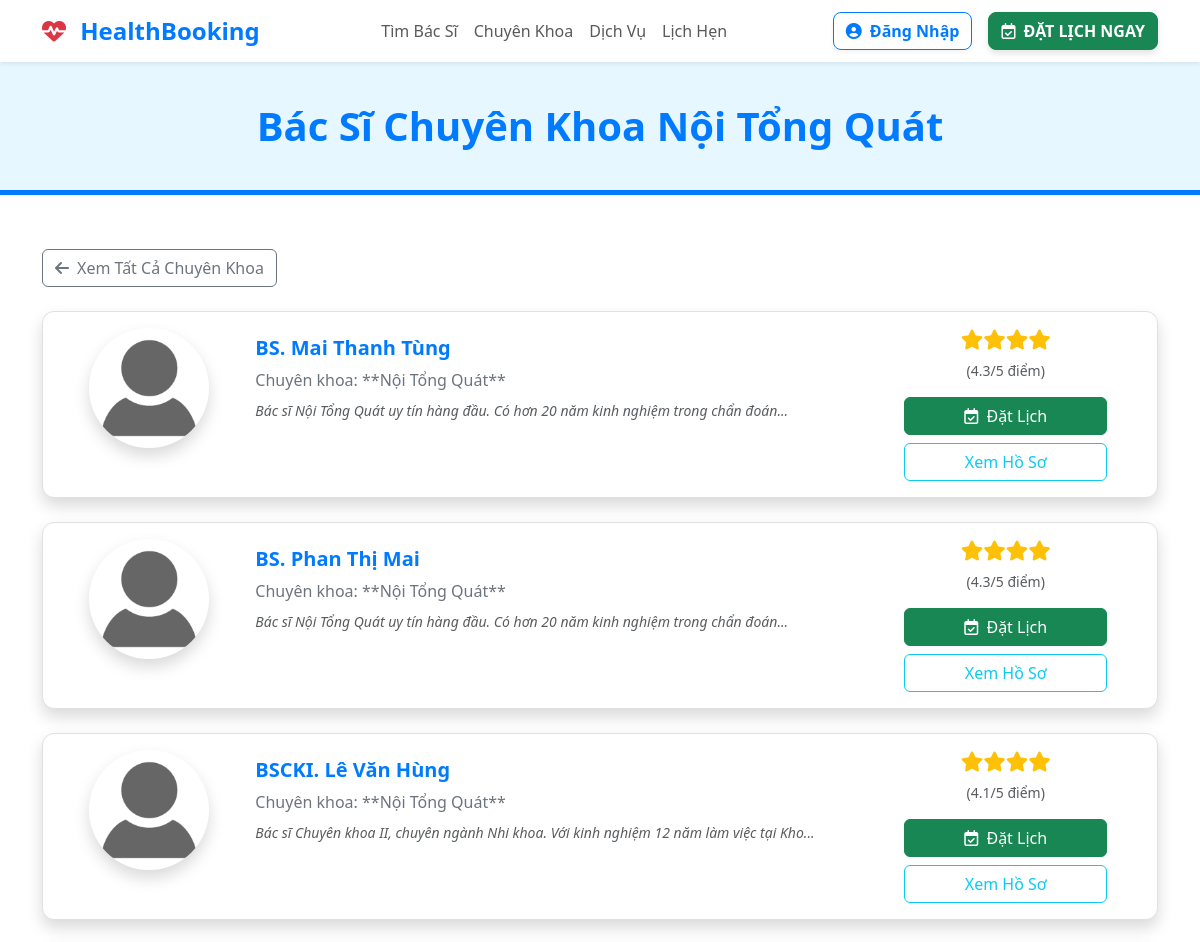
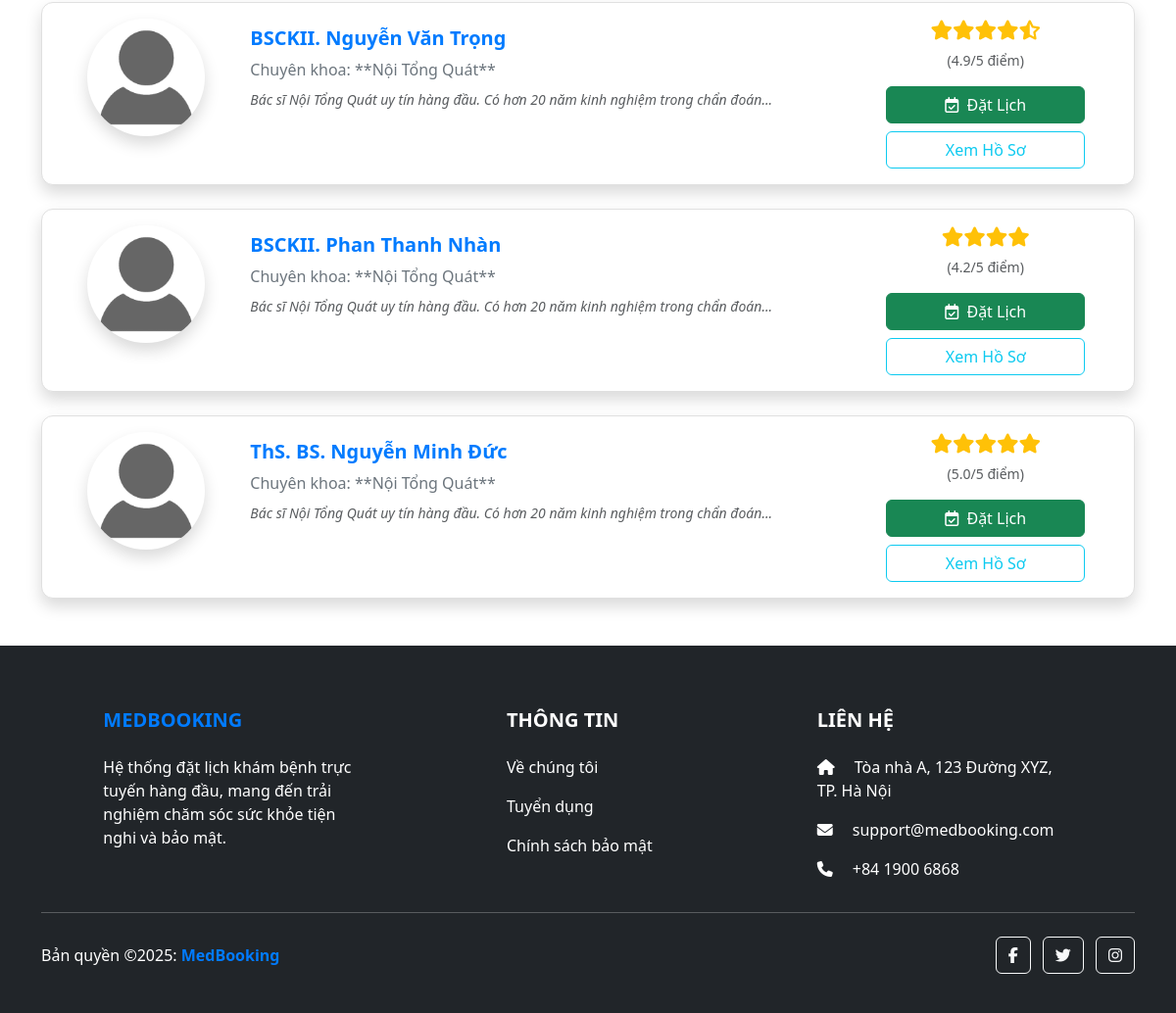
Page /chuyen-khoa.php?dept=Nội+Tổng+Quát on the committed database (2 pictures, top to bottom).
### tables this page shows
CREATE TABLE `doctors` (
  `doctor_id` int(11) NOT NULL,
  `full_name` varchar(150) NOT NULL,
  `license_code` varchar(50) NOT NULL DEFAULT 'BS000000',
  `date_of_birth` date DEFAULT NULL,
  `phone_number` varchar(20) DEFAULT NULL,
  `email` varchar(100) DEFAULT NULL,
  `login_id` varchar(255) DEFAULT NULL,
  `profile_picture` varchar(255) DEFAULT NULL,
  `password_hash` varchar(255) DEFAULT NULL COMMENT 'Mã băm mật khẩu cho việc đăng nhập hệ thống',
  `department_id` int(11) NOT NULL,
  `license_number` varchar(50) DEFAULT NULL,
  `biography` text DEFAULT NULL,
  `status` enum('ACTIVE','INACTIVE','ON_LEAVE') DEFAULT 'ACTIVE',
  `created_at` timestamp NOT NULL DEFAULT current_timestamp(),
  `experience_years` int(11) DEFAULT 0,
  `education` varchar(255) DEFAULT NULL,
  `working_location` varchar(255) DEFAULT NULL
);

CREATE TABLE `departments` (
  `department_id` int(11) NOT NULL,
  `department_name` varchar(100) NOT NULL,
  `icon_class` varchar(50) DEFAULT NULL,
  `description` text DEFAULT NULL
);

### chuyen-khoa.php (the view, shortened to what this page needs)
<?php require_once 'includes/logic_chuyen_khoa.php'; ?>
<!DOCTYPE html>
<html lang="vi">
<head>
    <link href="https://cdn.jsdelivr.net/npm/bootstrap@5.3.3/dist/css/bootstrap.min.css" rel="stylesheet">
    <link rel="stylesheet" href="https://cdnjs.cloudflare.com/ajax/libs/font-awesome/6.5.2/css/all.min.css">
    <link href="css/chuyen_khoa.css" rel="stylesheet">
</head>
<body>
    <?php include 'includes/header.php'; ?>
    <main>
        <section class="page-header-banner">
            <div class="container">
                <h1 class="fw-bolder text-primary text-center mb-0"><?php echo $page_title; ?></h1>
            </div>
        </section>
        <div class="container py-4">
            <?php if ($selected_department): ?>
                <a href="chuyen-khoa.php" class="btn btn-outline-secondary mb-4"><i class="fas fa-arrow-left me-2"></i>Xem
                    Tất Cả Chuyên Khoa</a>
                <div class="row">
                    <?php if (!empty($doctors_by_department)): ?>
                        <?php foreach ($doctors_by_department as $doctor): ?>
                            <div class="col-12 mb-4">
                                <div class="card doctor-card shadow p-3">
                                    <div class="row g-0">
                                        <div class="col-md-2 text-center">
                                            <img src="<?php echo htmlspecialchars($doctor['image']); ?>"
                                                class="rounded-circle shadow doctor-avatar mb-3 mb-md-0"
                                                alt="<?php echo htmlspecialchars($doctor['full_name']); ?>">
                                        </div>
                                        <div class="col-md-7">
                                            <div class="card-body py-0 py-md-2">
                                                <a href="chi-tiet-bac-si.php?id=<?php echo $doctor['doctor_id']; ?>"
                                                    class="text-decoration-none text-dark">
                                                    <h5 class="card-title fw-bold text-primary">
                                                        <?php echo htmlspecialchars($doctor['full_name']); ?>
                                                    </h5>
                                                </a>
                                                <p class="card-text text-secondary mb-1">Chuyên khoa:
                                                    **<?php echo htmlspecialchars($doctor['department_name']); ?>**</p>
                                                <p class="card-text small text-muted fst-italic mt-2">
                                                    <?php echo htmlspecialchars($doctor['short_bio']); ?>
                                                </p>
                                            </div>
                                        </div>
                                        <div
                                            class="col-md-3 text-center d-flex flex-column justify-content-center align-items-center">
                                            <p class="text-warning h5 mb-2">
                                                <?php echo render_stars($doctor['rating']); ?>
                                            </p>
                                            <p class="small text-muted mb-3">(<?php echo number_format($doctor['rating'], 1); ?>/5
                                                điểm)</p>
                                            <a href="dat-lich.php?id=<?php echo $doctor['doctor_id']; ?>"
                                                class="btn btn-success w-75 mb-2">
                                                <i class="far fa-calendar-check me-1"></i> Đặt Lịch
                                            </a>
                                            <a href="chi-tiet-bac-si.php?id=<?php echo $doctor['doctor_id']; ?>"
                                                class="btn btn-outline-info w-75">Xem Hồ Sơ</a>
                                        </div>
                                    </div>
                                </div>
                            </div>
                        <?php endforeach; ?>
                    <?php else: ?>
                        <p class="alert alert-warning text-center">Hiện chưa có bác sĩ nào đang hoạt động trong chuyên khoa này.
                        </p>
                    <?php endif; ?>
                </div>
            <?php endif; ?>
        </div>
    </main>
    <?php include 'includes/footer.php'; ?>
</body>
</html>

### includes/logic_chuyen_khoa.php (shortened to what this page needs)
<?php
function render_stars(float $rating): string
{
    $html = '';
    $full_stars = floor($rating);
    $has_half = ($rating - $full_stars) >= 0.5;
    $empty_stars = 5 - ceil($rating);
    for ($i = 0; $i < $full_stars; $i++) {
        $html .= '<i class="fas fa-star"></i>';
    }
    if ($has_half) {
        $html .= '<i class="fas fa-star-half-alt"></i>';
    }
    for ($i = 0; $i < $empty_stars; $i++) {
        $html .= '<i class="far fa-star"></i>';
    }
    return $html;
}
$selected_department = $_GET['dept'] ?? null;
$default_avatar = './img/no_avatar.png';
global $pdo;
if ($selected_department) {
    $page_title = "Bác Sĩ Chuyên Khoa " . $selected_department;
    $sql_doctors = "
        SELECT
            D.doctor_id,
            D.full_name,
            D.profile_picture,
            D.biography,
            T.department_name
        FROM Doctors D
        JOIN Departments T ON D.department_id = T.department_id
        WHERE T.department_name = :dept_name AND D.status = 'ACTIVE'
        ORDER BY D.full_name ASC
    ";
    $stmt_doctors = $pdo->prepare($sql_doctors);
    $stmt_doctors->execute([':dept_name' => $selected_department]);
    $doctors_by_department = $stmt_doctors->fetchAll();
    foreach ($doctors_by_department as $key => $doctor) {
        $image_path = $doctor['profile_picture'];
        if (empty($image_path)) {
            $image_path = $default_avatar;
        }
        $doctors_by_department[$key]['image'] = $image_path;
        $doctors_by_department[$key]['rating'] = round(rand(40, 50) / 10, 1);
        $doctors_by_department[$key]['short_bio'] = substr($doctor['biography'], 0, 100) . '...';
    }
}
?>

### css/chuyen_khoa.css (style rules this page uses)
.page-header-banner { background-color: #e6f7ff; padding: 40px 0; margin-bottom: 30px; border-bottom: 5px solid #007bff; }
.dept-card, .doctor-card { border-radius: 12px; transition: transform 0.3s, box-shadow 0.3s; border: 1px solid #e0e0e0; background-color: #ffffff; }
.doctor-avatar { width: 120px; height: 120px; object-fit: cover; }
.text-primary { color: #007bff !important; }

### rows in the picture
doctors: full_name "BS. Mai Thanh Tùng", department.department_name "Nội Tổng Quát", short_bio "Bác sĩ Nội Tổng Quát uy tín hàng đầu. Có hơn 20 năm kinh nghiệm trong chẩn đoán...", rating "4.3"
doctors: full_name "BS. Phan Thị Mai", department.department_name "Nội Tổng Quát", short_bio "Bác sĩ Nội Tổng Quát uy tín hàng đầu. Có hơn 20 năm kinh nghiệm trong chẩn đoán...", rating "4.3"
doctors: full_name "BSCKI. Lê Văn Hùng", department.department_name "Nội Tổng Quát", short_bio "Bác sĩ Chuyên khoa II, chuyên ngành Nhi khoa. Với kinh nghiệm 12 năm làm việc tại Kho...", rating "4.1"
doctors: full_name "BSCKII. Nguyễn Văn Trọng", department.department_name "Nội Tổng Quát", short_bio "Bác sĩ Nội Tổng Quát uy tín hàng đầu. Có hơn 20 năm kinh nghiệm trong chẩn đoán...", rating "4.9"
doctors: full_name "BSCKII. Phan Thanh Nhàn", department.department_name "Nội Tổng Quát", short_bio "Bác sĩ Nội Tổng Quát uy tín hàng đầu. Có hơn 20 năm kinh nghiệm trong chẩn đoán...", rating "4.2"
doctors: full_name "ThS. BS. Nguyễn Minh Đức", department.department_name "Nội Tổng Quát", short_bio "Bác sĩ Nội Tổng Quát uy tín hàng đầu. Có hơn 20 năm kinh nghiệm trong chẩn đoán...", rating "5.0"

### other values in the picture
$page_title "Bác Sĩ Chuyên Khoa Nội Tổng Quát"
